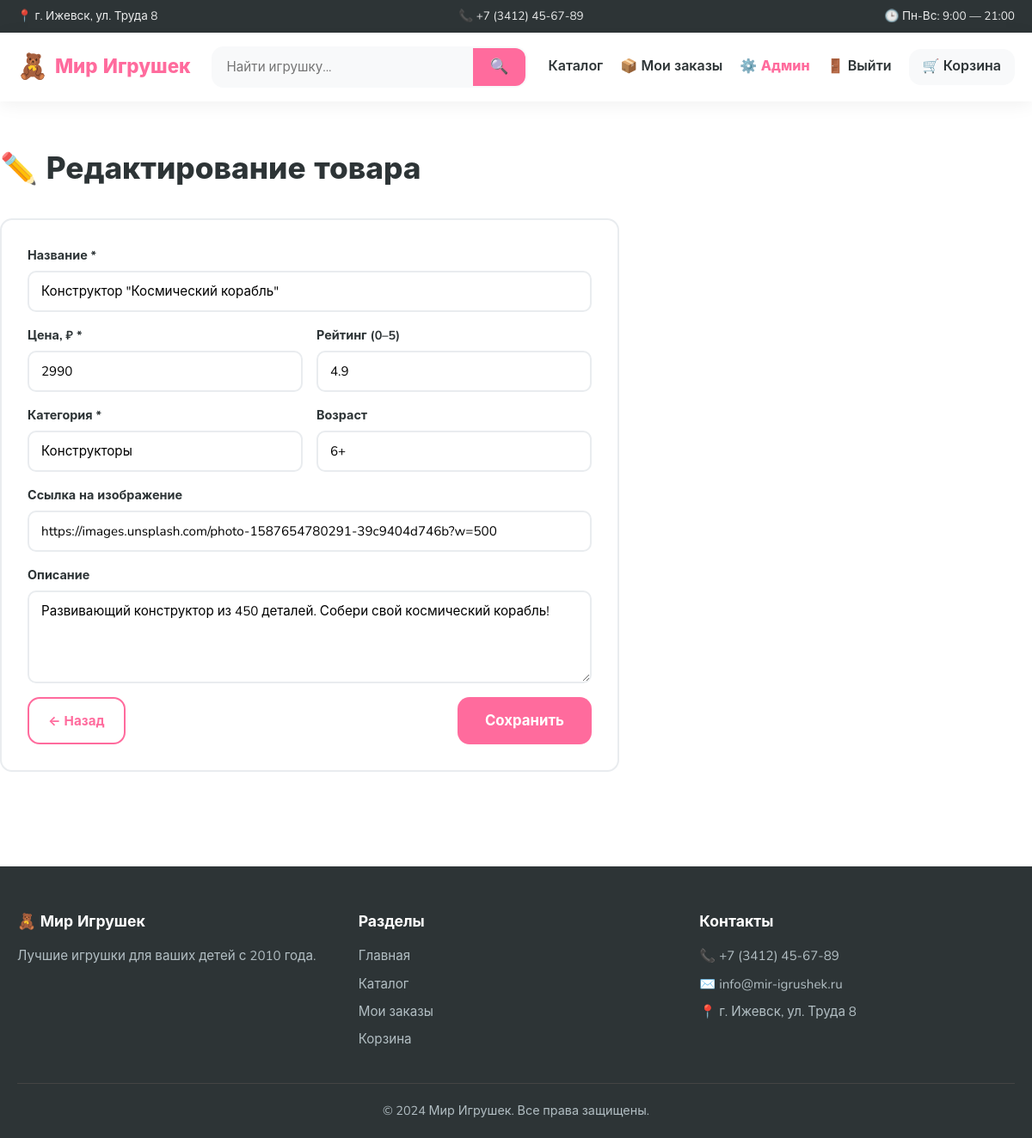
Screenshot of /admin/products/2/edit (signed in) with the database file from the repository.
### app.py (models this page shows)
class Toy(db.Model):
    __tablename__ = 'toys'
    id = db.Column(db.Integer, primary_key=True)
    name = db.Column(db.String(200), nullable=False, index=True)
    price = db.Column(db.Integer, nullable=False)
    category = db.Column(db.String(100), nullable=False, index=True)
    age = db.Column(db.String(20), default='3+')
    description = db.Column(db.Text, default='')
    image = db.Column(db.String(500), default='')
    rating = db.Column(db.Float, default=5.0, index=True)
    __table_args__ = (
        db.Index('ix_toys_rating_id', 'rating', 'id'),
    )

### app.py (the view, shortened to what this page needs)
@app.route('/admin/products/<int:toy_id>/edit', methods=['GET', 'POST'])
@admin_required
def admin_product_edit(toy_id):
    toy = get_toy(toy_id)
    if not toy:
        flash('Товар не найден', 'error')
        return redirect(url_for('admin_products'))
    return render_template('admin/product_form.html', toy=toy, mode='edit')

### app.py (called while the page is built)
def get_toy(toy_id):
    return db.session.get(Toy, toy_id)

def get_cart():
    return session.get('cart', {})

def cart_total_items():
    return sum(get_cart().values())

def is_admin():
    return session.get('is_admin', False)

def my_order_tokens():
    return session.get('order_tokens', [])

def admin_required(f):
    @wraps(f)
    def wrapper(*args, **kwargs):
        if not is_admin():
            flash('Требуется вход в админ-панель', 'error')
            return redirect(url_for('admin_login'))
        return f(*args, **kwargs)
    return wrapper

@app.context_processor
def inject_globals():
    return {
        'cart_count': cart_total_items(),
        'is_admin': is_admin(),
        'my_orders_count': len(my_order_tokens()),
        'shop_address': SHOP_ADDRESS,
        'shop_phone': SHOP_PHONE,
        'payment_methods': PAYMENT_METHODS,
        'deletable_statuses': DELETABLE_STATUSES,
        'toy_url': lambda toy: url_for('product',
                                       toy_id=toy.id,
                                       slug=toy_slug(toy)),
    }

@app.before_request
def _start_timer():
    g._req_start = time.perf_counter()

@app.after_request
def set_security_headers(response):
    response.headers['Referrer-Policy'] = 'no-referrer'
    response.headers['X-Content-Type-Options'] = 'nosniff'
    response.headers['X-Frame-Options'] = 'DENY'
    response.headers['Permissions-Policy'] = 'geolocation=(), microphone=(), camera=()'
    response.headers['Content-Security-Policy'] = (
        "default-src 'self'; "
        "img-src 'self' https: data:; "
        "style-src 'self' 'unsafe-inline' https://fonts.googleapis.com; "
        "font-src 'self' https://fonts.gstatic.com; "
        "script-src 'self' 'unsafe-inline'; "
        "connect-src 'self'; "
        "frame-ancestors 'none'; "
        "base-uri 'self'; "
        "form-action 'self'"
    )
    return response

### templates/admin/product_form.html (shortened to what this page needs)
{% extends 'base.html' %}
{% block content %}
<div class="container section">
    <h1 class="page-title">
        {{ '➕ Новый товар' if mode == 'new' else '✏️ Редактирование товара' }}
    </h1>
    <form method="post" class="admin-form">
        <div class="form-group">
            <label>Название *</label>
            <input type="text" name="name" required value="{{ toy.name or '' }}">
        </div>
        <div class="form-row">
            <div class="form-group">
                <label>Цена, ₽ *</label>
                <input type="number" name="price" min="0" required value="{{ toy.price or '' }}">
            </div>
            <div class="form-group">
                <label>Рейтинг (0–5)</label>
                <input type="number" name="rating" step="0.1" min="0" max="5"
                       value="{{ toy.rating or '5.0' }}">
            </div>
        </div>
        <div class="form-row">
            <div class="form-group">
                <label>Категория *</label>
                <input type="text" name="category" required value="{{ toy.category or '' }}"
                       placeholder="Мягкие игрушки">
            </div>
            <div class="form-group">
                <label>Возраст</label>
                <input type="text" name="age" value="{{ toy.age or '' }}" placeholder="3+">
            </div>
        </div>
        <div class="form-group">
            <label>Ссылка на изображение</label>
            <input type="url" name="image" value="{{ toy.image or '' }}"
                   placeholder="https://...">
        </div>
        <div class="form-group">
            <label>Описание</label>
            <textarea name="description" rows="4">{{ toy.description or '' }}</textarea>
        </div>
        <div class="checkout-actions">
            <a href="{{ url_for('admin_products') }}" class="btn btn--outline">← Назад</a>
            <button type="submit" class="btn btn--primary btn--lg">
                {{ 'Добавить' if mode == 'new' else 'Сохранить' }}
            </button>
        </div>
    </form>
</div>
{% endblock %}

### static/css/style.css (style rules this page uses)
* { margin: 0; padding: 0; box-sizing: border-box; }
:root { --primary: #ff6b9d; --primary-dark: #e74c7e; --secondary: #ffd93d; --accent: #6bcbff; --dark: #2d3436; --gray: #636e72; --light: #f8f9fa; --border: #e9ecef; --success: #00b894; --error: #e17055; --radius: 14px; --shadow: 0 4px 20px rgba(0, 0, 0, 0.06); --shadow-lg: 0 8px 30px rgba(0, 0, 0, 0.1); }
body { font-family: 'Nunito', -apple-system, BlinkMacSystemFont, sans-serif; color: var(--dark); background: #fff; line-height: 1.6; min-height: 100vh; display: flex; flex-direction: column; }
a { color: inherit; text-decoration: none; transition: color .2s; }
.container { max-width: 1200px; margin: 0 auto; padding: 0 20px; width: 100%; }
.btn { display: inline-flex; align-items: center; justify-content: center; gap: 6px; border: none; border-radius: var(--radius); font-family: inherit; font-weight: 700; cursor: pointer; transition: all .2s; text-align: center; padding: 12px 22px; font-size: .95rem; white-space: nowrap; }
.btn--primary { background: var(--primary); color: #fff; }
.btn--outline { background: transparent; color: var(--primary); border: 2px solid var(--primary); }
.btn--lg { padding: 16px 32px; font-size: 1.05rem; }
.section { padding: 50px 0; }
.page-title { font-size: 2.2rem; font-weight: 800; margin-bottom: 30px; }
.admin-form { max-width: 720px; background: #fff; border: 2px solid var(--border); border-radius: var(--radius); padding: 30px; display: flex; flex-direction: column; gap: 16px; }
.form-row { display: grid; grid-template-columns: 1fr 1fr; gap: 16px; }
.form-group { display: flex; flex-direction: column; gap: 6px; }
.form-group label { font-weight: 700; font-size: .9rem; }
.form-group input, .form-group textarea, .form-group select { padding: 12px 14px; border: 2px solid var(--border); border-radius: 10px; font-family: inherit; font-size: .95rem; outline: none; transition: border .2s; background: #fff; }
.checkout-actions { display: flex; justify-content: space-between; gap: 12px; flex-wrap: wrap; }

### rows the page displays
Toy: name "Конструктор \"Космический корабль\"", price "2990", rating "4.9", category "Конструкторы", age "6+", image "https://images.unsplash.com/photo-1587654780291-39c9404d746b?w=500", description "Развивающий конструктор из 450 деталей. Собери свой космический корабль!"

### other values shown
{{ shop_address }} "г. Ижевск, ул. Труда 8"
{{ shop_phone }} "+7 (3412) 45-67-89"
{{ '➕ Новый товар' if mode == 'new' else '✏️ Редактирование товара' }} "✏️ Редактирование товара"
{{ 'Добавить' if mode == 'new' else 'Сохранить' }} "Сохранить"
